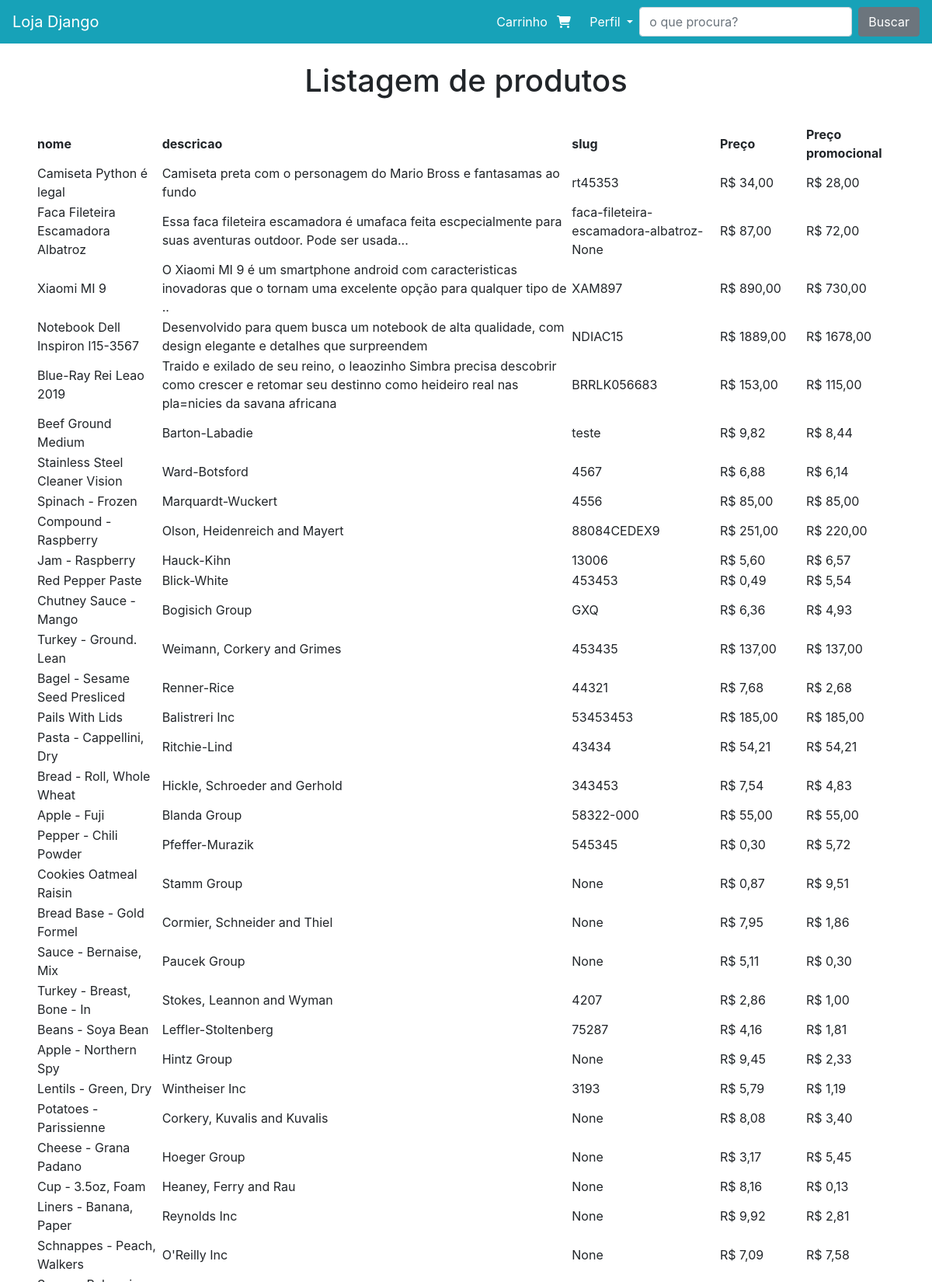
The app's page /tabela/ (upper part) with its own data.
### produto/models.py (models this page shows, shortened)
class Produto(models.Model):
    nome = models.CharField(max_length=200)
    descricao = models.TextField(max_length=255)
    descricao_longa = models.TextField()
    imagem = models.ImageField(upload_to='produto_imagens/%Y/%m/', blank=True, null=True)
    slug = models.SlugField(unique=True, blank=True, null=True)
    preco_marketing = models.FloatField()
    preco_marketing_promocional = models.FloatField(default=0)
    tipo = models.CharField(
        default='V',
        max_length=1,
        choices=(
            ('V', 'Variável'),
            ('S', 'Simples'),
        )
    )

### produto/views.py (the view)
# urls.py: path('tabela/', views.Tabela.as_view(), name="tabela"),
class Tabela(ListView):
    model = Produto
    template_name = 'produto/tabela.html'
    context_object_name = 'produtos'

### produto/templatetags/omfilters.py (called while the page is built)
@register.filter
def formata_preco(val):
    if isinstance(val, str):
        val = float(val)
    return f'R$ {val:.2f}'.replace('.', ',')

@register.filter
def remove_aspas(val):
    return str(val).replace('"', '')

### produto/templates/produto/tabela.html (shortened to what this page needs)
{% extends 'base.html' %}
{% load omfilters %}
{% load static %}
{% block conteudo %}
<h1 class="text-center">Listagem de produtos</h1>
<br />
<table id="table_id" class="display">
    <thead>
        <tr>
            <th></th>
            <th>nome</th>
            <th>descricao</th>
            <th>slug</th>
            <th>Preço</th>
            <th>Preço promocional</th>
        </tr>
    </thead>
    <tbody>
        {% for produto in produtos %}
        <tr data-image="{% get_media_prefix %}{{produto.imagem|remove_aspas}}">
            <td class="dt-control" id="{{produto.id}}"></td>
            <td>{{produto.nome}}</td>
            <td>{{produto.descricao}}</td>
            <td>{{produto.slug}}</td>
            <td style="width: 10%">{{produto.preco_marketing|formata_preco}}</td>
            <td>{{produto.preco_marketing_promocional|formata_preco}}</td>
        </tr>
        {% endfor %}
    </tbody>
</table>
{% endblock conteudo %}

### static/assets/custom/css/style.css (style rules this page uses)
.text-center { text-align: center; }

### records on screen
Produto: nome "Camiseta Python é legal", descricao "Camiseta preta com o personagem do Mario Bross e fantasamas ao fundo", slug "rt45353", preco_marketing "R$ 34,00", preco_marketing_promocional "R$ 28,00"
Produto: nome "Faca Fileteira Escamadora Albatroz", descricao "Essa faca fileteira escamadora é umafaca feita escpecialmente para suas aventuras outdoor. Pode ser usada...", slug "faca-fileteira-escamadora-albatroz-None", preco_marketing "R$ 87,00", preco_marketing_promocional "R$ 72,00"
Produto: nome "Xiaomi MI 9", descricao "O Xiaomi MI 9 é um smartphone android com caracteristicas inovadoras que o tornam uma excelente opção para qualquer tipo de ..", slug "XAM897", preco_marketing "R$ 890,00", preco_marketing_promocional "R$ 730,00"
Produto: nome "Notebook Dell Inspiron I15-3567", descricao "Desenvolvido para quem busca um notebook de alta qualidade, com design elegante e detalhes que surpreendem", slug "NDIAC15", preco_marketing "R$ 1889,00", preco_marketing_promocional "R$ 1678,00"
Produto: nome "Blue-Ray Rei Leao 2019", descricao "Traido e exilado de seu reino, o leaozinho Simbra precisa descobrir como crescer e retomar seu destinno como heideiro real nas pla=nicies da savana africana", slug "BRRLK056683", preco_marketing "R$ 153,00", preco_marketing_promocional "R$ 115,00"
Produto: nome "Beef Ground Medium", descricao "Barton-Labadie", slug "teste", preco_marketing "R$ 9,82", preco_marketing_promocional "R$ 8,44"
Produto: nome "Stainless Steel Cleaner Vision", descricao "Ward-Botsford", slug "4567", preco_marketing "R$ 6,88", preco_marketing_promocional "R$ 6,14"
Produto: nome "Spinach - Frozen", descricao "Marquardt-Wuckert", slug "4556", preco_marketing "R$ 85,00", preco_marketing_promocional "R$ 85,00"
Produto: nome "Compound - Raspberry", descricao "Olson, Heidenreich and Mayert", slug "88084CEDEX9", preco_marketing "R$ 251,00", preco_marketing_promocional "R$ 220,00"
Produto: nome "Jam - Raspberry", descricao "Hauck-Kihn", slug "13006", preco_marketing "R$ 5,60", preco_marketing_promocional "R$ 6,57"
Produto: nome "Red Pepper Paste", descricao "Blick-White", slug "453453", preco_marketing "R$ 0,49", preco_marketing_promocional "R$ 5,54"
Produto: nome "Chutney Sauce - Mango", descricao "Bogisich Group", slug "GXQ", preco_marketing "R$ 6,36", preco_marketing_promocional "R$ 4,93"
Produto: nome "Turkey - Ground. Lean", descricao "Weimann, Corkery and Grimes", slug "453435", preco_marketing "R$ 137,00", preco_marketing_promocional "R$ 137,00"
Produto: nome "Bagel - Sesame Seed Presliced", descricao "Renner-Rice", slug "44321", preco_marketing "R$ 7,68", preco_marketing_promocional "R$ 2,68"
Produto: nome "Pails With Lids", descricao "Balistreri Inc", slug "53453453", preco_marketing "R$ 185,00", preco_marketing_promocional "R$ 185,00"
Produto: nome "Pasta - Cappellini, Dry", descricao "Ritchie-Lind", slug "43434", preco_marketing "R$ 54,21", preco_marketing_promocional "R$ 54,21"
Produto: nome "Bread - Roll, Whole Wheat", descricao "Hickle, Schroeder and Gerhold", slug "343453", preco_marketing "R$ 7,54", preco_marketing_promocional "R$ 4,83"
Produto: nome "Apple - Fuji", descricao "Blanda Group", slug "58322-000", preco_marketing "R$ 55,00", preco_marketing_promocional "R$ 55,00"
Produto: nome "Pepper - Chili Powder", descricao "Pfeffer-Murazik", slug "545345", preco_marketing "R$ 0,30", preco_marketing_promocional "R$ 5,72"
Produto: nome "Cookies Oatmeal Raisin", descricao "Stamm Group", slug "None", preco_marketing "R$ 0,87", preco_marketing_promocional "R$ 9,51"
Produto: nome "Bread Base - Gold Formel", descricao "Cormier, Schneider and Thiel", slug "None", preco_marketing "R$ 7,95", preco_marketing_promocional "R$ 1,86"
Produto: nome "Sauce - Bernaise, Mix", descricao "Paucek Group", slug "None", preco_marketing "R$ 5,11", preco_marketing_promocional "R$ 0,30"
Produto: nome "Turkey - Breast, Bone - In", descricao "Stokes, Leannon and Wyman", slug "4207", preco_marketing "R$ 2,86", preco_marketing_promocional "R$ 1,00"
Produto: nome "Beans - Soya Bean", descricao "Leffler-Stoltenberg", slug "75287", preco_marketing "R$ 4,16", preco_marketing_promocional "R$ 1,81"
Produto: nome "Apple - Northern Spy", descricao "Hintz Group", slug "None", preco_marketing "R$ 9,45", preco_marketing_promocional "R$ 2,33"
Produto: nome "Lentils - Green, Dry", descricao "Wintheiser Inc", slug "3193", preco_marketing "R$ 5,79", preco_marketing_promocional "R$ 1,19"
Produto: nome "Potatoes - Parissienne", descricao "Corkery, Kuvalis and Kuvalis", slug "None", preco_marketing "R$ 8,08", preco_marketing_promocional "R$ 3,40"
Produto: nome "Cheese - Grana Padano", descricao "Hoeger Group", slug "None", preco_marketing "R$ 3,17", preco_marketing_promocional "R$ 5,45"
Produto: nome "Cup - 3.5oz, Foam", descricao "Heaney, Ferry and Rau", slug "None", preco_marketing "R$ 8,16", preco_marketing_promocional "R$ 0,13"
Produto: nome "Liners - Banana, Paper", descricao "Reynolds Inc", slug "None", preco_marketing "R$ 9,92", preco_marketing_promocional "R$ 2,81"
Produto: nome "Schnappes - Peach, Walkers", descricao "O'Reilly Inc", slug "None", preco_marketing "R$ 7,09", preco_marketing_promocional "R$ 7,58"
